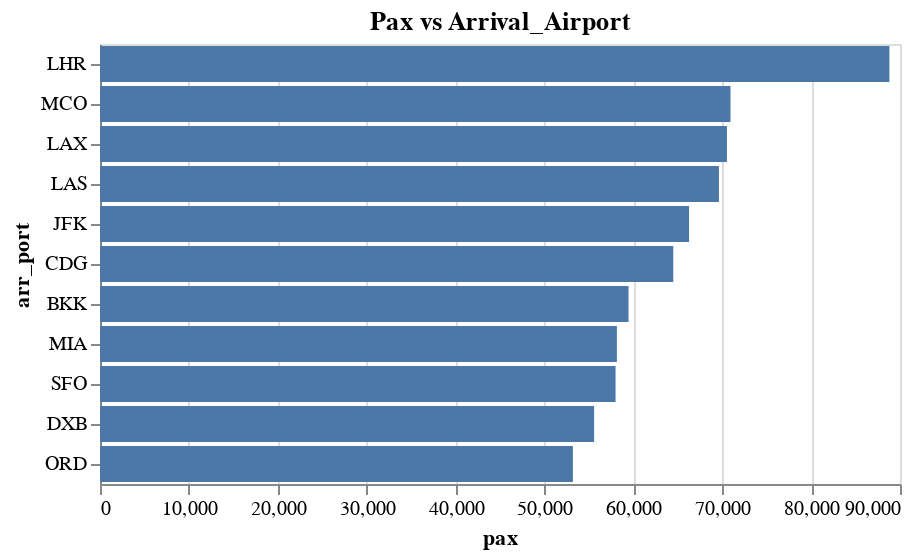

Notebook source saved alongside this figure:
### Code cell
import streamlit as st
import pandas as pd
import altair as alt
import matplotlib.pyplot as plt

st.title('Exercise 5 - Web Service')
st.subheader('This is a Web Service which returns the data from Exercise 2 in a JSON format.')

df = pd.read_json(json_path, typ='frame')

st.markdown("""
### This is the data resulting from Exercise 2:

""")

st.table(df)

st.markdown("""
### Below is presented such data in a graphical mode:

""")

bars = alt.Chart(df).mark_bar().encode(
    x='pax:Q',
    y=alt.Y('arr_port:N', sort='-x')
).properties(
    # width=300,
    # height=150,
    title='Pax vs Arrival_Airport'
).interactive()

bars

### Figure 1 — Vega-Lite specification as saved in the notebook (floating-point values rounded to 4 significant figures)
{"config": {"view": {"continuousWidth": 400, "continuousHeight": 300}}, "data": {"name": "data-41a715afce624db63d3ea5e8f54c3d92"}, "mark": "bar", "encoding": {"x": {"type": "quantitative", "field": "pax"}, "y": {"type": "nominal", "field": "arr_port", "sort": "-x"}}, "selection": {"selector041": {"type": "interval", "bind": "scales", "encodings": ["x", "y"]}}, "title": "Pax vs Arrival_Airport", "$schema": "https://vega.github.io/schema/vega-lite/v4.8.1.json", "datasets": {"data-41a715afce624db63d3ea5e8f54c3d92": [{"arr_port": "LHR", "pax": 88809}, {"arr_port": "MCO", "pax": 70930}, {"arr_port": "LAX", "pax": 70530}, {"arr_port": "LAS", "pax": 69630}, {"arr_port": "JFK", "pax": 66270}, {"arr_port": "CDG", "pax": 64490}, {"arr_port": "BKK", "pax": 59460}, {"arr_port": "MIA", "pax": 58150}, {"arr_port": "SFO", "pax": 58000}, {"arr_port": "DXB", "pax": 55590}, {"arr_port": "ORD", "pax": 53200}]}}
